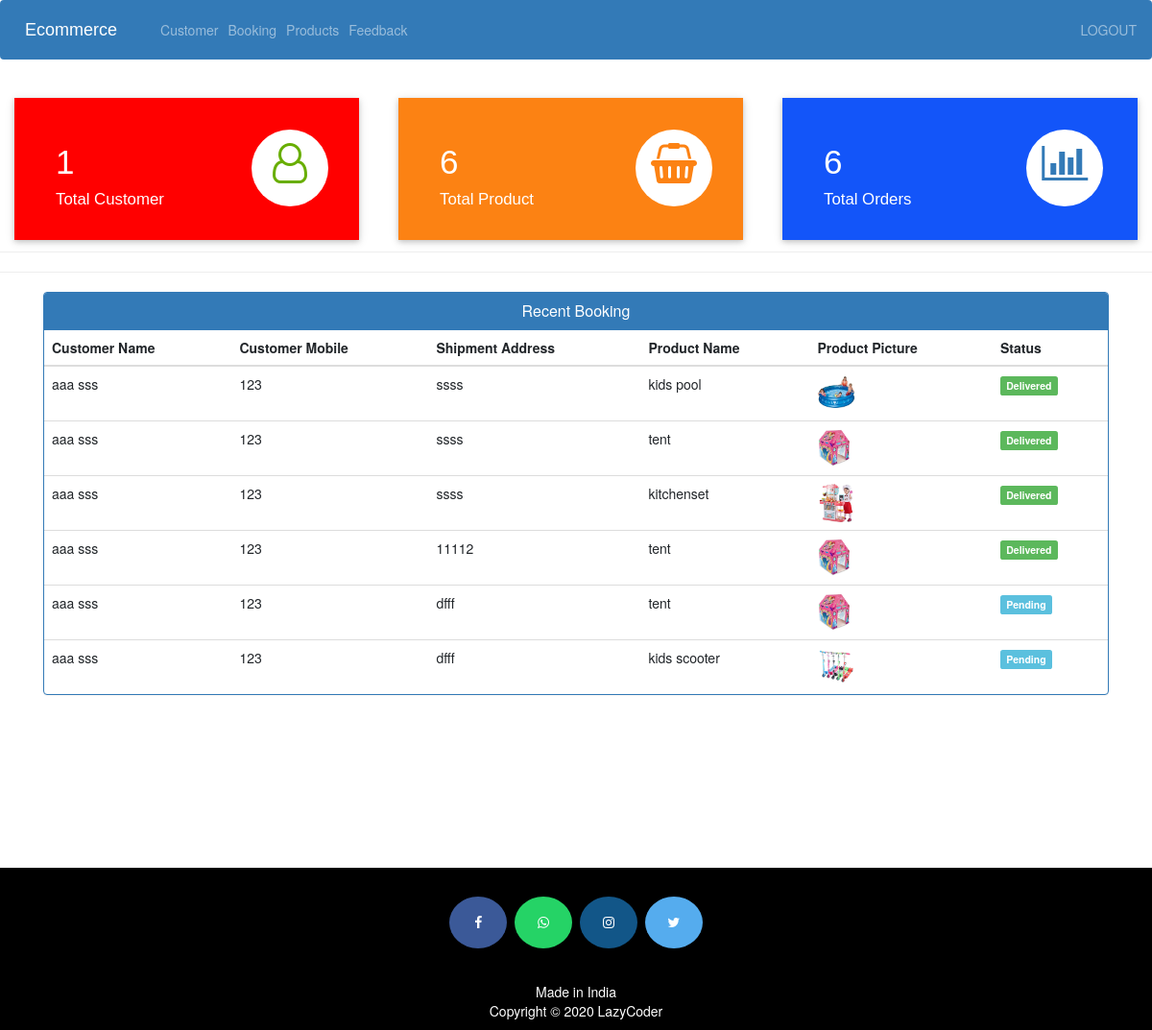
The app's page /admin-dashboard (signed in) with its own data.
### ecom/models.py (models this page shows, shortened)
class Customer(models.Model):
    user=models.OneToOneField(User,on_delete=models.CASCADE)
    profile_pic= models.ImageField(upload_to='profile_pic/CustomerProfilePic/',null=True,blank=True)
    address = models.CharField(max_length=40)
    mobile = models.CharField(max_length=20,null=False)
    @property
    def get_name(self):
        return self.user.first_name+" "+self.user.last_name

class Orders(models.Model):
    STATUS =(
        ('Pending','Pending'),
        ('Order Confirmed','Order Confirmed'),
        ('Out for Delivery','Out for Delivery'),
        ('Delivered','Delivered'),
    )
    customer=models.ForeignKey('Customer', on_delete=models.CASCADE,null=True)
    product=models.ForeignKey('Product',on_delete=models.CASCADE,null=True)
    email = models.CharField(max_length=50,null=True)
    address = models.CharField(max_length=500,null=True)
    mobile = models.CharField(max_length=20,null=True)
    order_date= models.DateField(auto_now_add=True,null=True)
    status=models.CharField(max_length=50,null=True,choices=STATUS)

class Product(models.Model):
    name=models.CharField(max_length=40)
    product_image= models.ImageField(upload_to='product_image/',null=True,blank=True)
    price = models.PositiveIntegerField()
    description=models.CharField(max_length=40)

### ecom/views.py (the view)
# urls.py: path('admin-dashboard', views.admin_dashboard_view,name='admin-dashboard'),
@login_required(login_url='adminlogin')
def admin_dashboard_view(request):
    customercount=models.Customer.objects.all().count()
    productcount=models.Product.objects.all().count()
    ordercount=models.Orders.objects.all().count()
    orders=models.Orders.objects.all()
    ordered_products=[]
    ordered_bys=[]
    for order in orders:
        ordered_product=models.Product.objects.all().filter(id=order.product.id)
        ordered_by=models.Customer.objects.all().filter(id = order.customer.id)
        ordered_products.append(ordered_product)
        ordered_bys.append(ordered_by)
    mydict={
    'customercount':customercount,
    'productcount':productcount,
    'ordercount':ordercount,
    'data':zip(ordered_products,ordered_bys,orders),
    }
    return render(request,'ecom/admin_dashboard.html',context=mydict)

### templates/ecom/admin_dashboard.html
{% extends 'ecom/admin_base.html' %}
{% load static %}
{% block content %}
<br>
{%include 'ecom/admin_dashboard_cards.html'%}
<br><br><br><br><br>
<hr><hr>
<div class="container" >
    <div class="panel panel-primary" >
      <div class="panel-heading" style="text-align:center;">
        <h6 class="panel-title">Recent Booking</h6>
      </div>
      <table class="table table-hover" id="dev-table">
        <thead>
          <tr>
            <th>Customer Name</th>
            <th>Customer Mobile</th>
            <th>Shipment Address</th>
            <th>Product Name</th>
            <th>Product Picture</th>
            <th>Status</th>
          </tr>
        </thead>
        {% for product,customer,order in data %}
        <tr>
          {% for c in customer %}
          <td> {{c.get_name}}</td>
          <td>{{c.mobile}}</td>
          <td>{{order.address}}</td>
          {% endfor %}
          {% for p in product %}
          <td> {{p.name}}</td>
          <td> <img src="{% static p.product_image.url %}" alt="Profile Pic" height="40px" width="40px" /></td>
          {% if order.status == 'Pending'%}
          <td> <span class="label label-info">{{order.status}}</span></td>
          {% elif order.status == 'Delivered' %}
          <td> <span class="label label-success">{{order.status}}</span></td>
          {% elif order.status == 'Out for Delivery' %}
          <td> <span class="label label-warning">{{order.status}}</span></td>
          {%else%}
            <td> <span class="label label-primary">{{order.status}}</span></td>
          {%endif%}
          {% endfor %}
        </tr>
        {% endfor %}
      </table>
  </div>
</div>
{% endblock content %}

### records on screen
Orders: address "ssss", status "Delivered"
Customer: get_name "aaa sss", mobile "123"
Product: name "kids pool", product_image (picture)
Orders: address "ssss", status "Delivered"
Product: name "tent", product_image (picture)
Orders: address "ssss", status "Delivered"
Product: name "kitchenset", product_image (picture)
Orders: address "11112", status "Delivered"
Orders: address "dfff", status "Pending"
Orders: address "dfff", status "Pending"
Product: name "kids scooter", product_image (picture)

### other values on screen
{{ customercount }} "1"
{{ productcount }} "6"
{{ ordercount }} "6"
